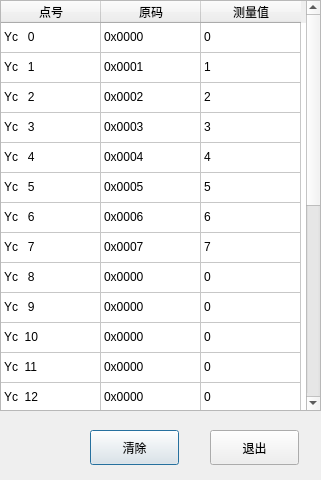
<?xml version="1.0" encoding="UTF-8"?>
<ui version="4.0">
 <class>rtu_telvarmonitor</class>
 <widget class="QDialog" name="rtu_telvarmonitor">
  <property name="geometry">
   <rect>
    <x>0</x>
    <y>0</y>
    <width>321</width>
    <height>480</height>
   </rect>
  </property>
  <property name="windowTitle">
   <string>Dialog</string>
  </property>
  <widget class="QTableWidget" name="tableWidget">
   <property name="geometry">
    <rect>
     <x>0</x>
     <y>0</y>
     <width>321</width>
     <height>411</height>
    </rect>
   </property>
   <property name="selectionMode">
    <enum>QAbstractItemView::SingleSelection</enum>
   </property>
   <attribute name="verticalHeaderVisible">
    <bool>false</bool>
   </attribute>
   <attribute name="verticalHeaderHighlightSections">
    <bool>false</bool>
   </attribute>
   <row>
    <property name="text">
     <string>New Row</string>
    </property>
   </row>
   <row>
    <property name="text">
     <string>New Row</string>
    </property>
   </row>
   <row>
    <property name="text">
     <string>New Row</string>
    </property>
   </row>
   <row>
    <property name="text">
     <string>New Row</string>
    </property>
   </row>
   <row>
    <property name="text">
     <string>New Row</string>
    </property>
   </row>
   <row>
    <property name="text">
     <string>New Row</string>
    </property>
   </row>
   <row>
    <property name="text">
     <string>New Row</string>
    </property>
   </row>
   <row>
    <property name="text">
     <string>New Row</string>
    </property>
   </row>
   <row>
    <property name="text">
     <string>New Row</string>
    </property>
   </row>
   <row>
    <property name="text">
     <string>New Row</string>
    </property>
   </row>
   <row>
    <property name="text">
     <string>New Row</string>
    </property>
   </row>
   <row>
    <property name="text">
     <string>New Row</string>
    </property>
   </row>
   <row>
    <property name="text">
     <string>New Row</string>
    </property>
   </row>
   <row>
    <property name="text">
     <string>New Row</string>
    </property>
   </row>
   <row>
    <property name="text">
     <string>New Row</string>
    </property>
   </row>
   <row>
    <property name="text">
     <string>New Row</string>
    </property>
   </row>
   <row>
    <property name="text">
     <string>New Row</string>
    </property>
   </row>
   <row>
    <property name="text">
     <string>New Row</string>
    </property>
   </row>
   <row>
    <property name="text">
     <string>New Row</string>
    </property>
   </row>
   <row>
    <property name="text">
     <string>New Row</string>
    </property>
   </row>
   <row>
    <property name="text">
     <string>New Row</string>
    </property>
   </row>
   <row>
    <property name="text">
     <string>New Row</string>
    </property>
   </row>
   <row>
    <property name="text">
     <string>New Row</string>
    </property>
   </row>
   <row>
    <property name="text">
     <string>New Row</string>
    </property>
   </row>
   <column>
    <property name="text">
     <string>点号</string>
    </property>
   </column>
   <column>
    <property name="text">
     <string>原码</string>
    </property>
   </column>
   <column>
    <property name="text">
     <string>测量值</string>
    </property>
   </column>
   <item row="0" column="0">
    <property name="text">
     <string>Yc   0</string>
    </property>
   </item>
   <item row="0" column="1">
    <property name="text">
     <string>0x0000</string>
    </property>
   </item>
   <item row="0" column="2">
    <property name="text">
     <string>0</string>
    </property>
   </item>
   <item row="1" column="0">
    <property name="text">
     <string>Yc   1</string>
    </property>
   </item>
   <item row="1" column="1">
    <property name="text">
     <string>0x0001</string>
    </property>
   </item>
   <item row="1" column="2">
    <property name="text">
     <string>1</string>
    </property>
   </item>
   <item row="2" column="0">
    <property name="text">
     <string>Yc   2</string>
    </property>
   </item>
   <item row="2" column="1">
    <property name="text">
     <string>0x0002</string>
    </property>
   </item>
   <item row="2" column="2">
    <property name="text">
     <string>2</string>
    </property>
   </item>
   <item row="3" column="0">
    <property name="text">
     <string>Yc   3</string>
    </property>
   </item>
   <item row="3" column="1">
    <property name="text">
     <string>0x0003</string>
    </property>
   </item>
   <item row="3" column="2">
    <property name="text">
     <string>3</string>
    </property>
   </item>
   <item row="4" column="0">
    <property name="text">
     <string>Yc   4</string>
    </property>
   </item>
   <item row="4" column="1">
    <property name="text">
     <string>0x0004</string>
    </property>
   </item>
   <item row="4" column="2">
    <property name="text">
     <string>4</string>
    </property>
   </item>
   <item row="5" column="0">
    <property name="text">
     <string>Yc   5</string>
    </property>
   </item>
   <item row="5" column="1">
    <property name="text">
     <string>0x0005</string>
    </property>
   </item>
   <item row="5" column="2">
    <property name="text">
     <string>5</string>
    </property>
   </item>
   <item row="6" column="0">
    <property name="text">
     <string>Yc   6</string>
    </property>
   </item>
   <item row="6" column="1">
    <property name="text">
     <string>0x0006</string>
    </property>
   </item>
   <item row="6" column="2">
    <property name="text">
     <string>6</string>
    </property>
   </item>
   <item row="7" column="0">
    <property name="text">
     <string>Yc   7</string>
    </property>
   </item>
   <item row="7" column="1">
    <property name="text">
     <string>0x0007</string>
    </property>
   </item>
   <item row="7" column="2">
    <property name="text">
     <string>7</string>
    </property>
   </item>
   <item row="8" column="0">
    <property name="text">
     <string>Yc   8</string>
    </property>
   </item>
   <item row="8" column="1">
    <property name="text">
     <string>0x0000</string>
    </property>
   </item>
   <item row="8" column="2">
    <property name="text">
     <string>0</string>
    </property>
   </item>
   <item row="9" column="0">
    <property name="text">
     <string>Yc   9</string>
    </property>
   </item>
   <item row="9" column="1">
    <property name="text">
     <string>0x0000</string>
    </property>
   </item>
   <item row="9" column="2">
    <property name="text">
     <string>0</string>
    </property>
   </item>
   <item row="10" column="0">
    <property name="text">
     <string>Yc  10</string>
    </property>
   </item>
   <item row="10" column="1">
    <property name="text">
     <string>0x0000</string>
    </property>
   </item>
   <item row="10" column="2">
    <property name="text">
     <string>0</string>
    </property>
   </item>
   <item row="11" column="0">
    <property name="text">
     <string>Yc  11</string>
    </property>
   </item>
   <item row="11" column="1">
    <property name="text">
     <string>0x0000</string>
    </property>
   </item>
   <item row="11" column="2">
    <property name="text">
     <string>0</string>
    </property>
   </item>
   <item row="12" column="0">
    <property name="text">
     <string>Yc  12</string>
    </property>
   </item>
   <item row="12" column="1">
    <property name="text">
     <string>0x0000</string>
    </property>
   </item>
   <item row="12" column="2">
    <property name="text">
     <string>0</string>
    </property>
   </item>
   <item row="13" column="0">
    <property name="text">
     <string>Yc  13</string>
    </property>
   </item>
   <item row="13" column="1">
    <property name="text">
     <string>0x0000</string>
    </property>
   </item>
   <item row="13" column="2">
    <property name="text">
     <string>0</string>
    </property>
   </item>
   <item row="14" column="0">
    <property name="text">
     <string>Yc  14</string>
    </property>
   </item>
   <item row="14" column="1">
    <property name="text">
     <string>0x0000</string>
    </property>
   </item>
   <item row="14" column="2">
    <property name="text">
     <string>0</string>
    </property>
   </item>
   <item row="15" column="0">
    <property name="text">
     <string>Yc  15</string>
    </property>
   </item>
   <item row="15" column="1">
    <property name="text">
     <string>0x0000</string>
    </property>
   </item>
   <item row="15" column="2">
    <property name="text">
     <string>0</string>
    </property>
   </item>
   <item row="16" column="0">
    <property name="text">
     <string>Yc  16</string>
    </property>
   </item>
   <item row="16" column="1">
    <property name="text">
     <string>0x0000</string>
    </property>
   </item>
   <item row="16" column="2">
    <property name="text">
     <string>0</string>
    </property>
   </item>
   <item row="17" column="0">
    <property name="text">
     <string>Yc  17</string>
    </property>
   </item>
   <item row="17" column="1">
    <property name="text">
     <string>0x0000</string>
    </property>
   </item>
   <item row="17" column="2">
    <property name="text">
     <string>0</string>
    </property>
   </item>
   <item row="18" column="0">
    <property name="text">
     <string>Yc  18</string>
    </property>
   </item>
   <item row="18" column="1">
    <property name="text">
     <string>0x0000</string>
    </property>
   </item>
   <item row="18" column="2">
    <property name="text">
     <string>0</string>
    </property>
   </item>
   <item row="19" column="0">
    <property name="text">
     <string>Yc  19</string>
    </property>
   </item>
   <item row="19" column="1">
    <property name="text">
     <string>0x0000</string>
    </property>
   </item>
   <item row="19" column="2">
    <property name="text">
     <string>0</string>
    </property>
   </item>
   <item row="20" column="0">
    <property name="text">
     <string>Yc  20</string>
    </property>
   </item>
   <item row="20" column="1">
    <property name="text">
     <string>0x0000</string>
    </property>
   </item>
   <item row="20" column="2">
    <property name="text">
     <string>0</string>
    </property>
   </item>
   <item row="21" column="0">
    <property name="text">
     <string>Yc  21</string>
    </property>
   </item>
   <item row="21" column="1">
    <property name="text">
     <string>0x0000</string>
    </property>
   </item>
   <item row="21" column="2">
    <property name="text">
     <string>0</string>
    </property>
   </item>
   <item row="22" column="0">
    <property name="text">
     <string>Yc  22</string>
    </property>
   </item>
   <item row="22" column="1">
    <property name="text">
     <string>0x0000</string>
    </property>
   </item>
   <item row="22" column="2">
    <property name="text">
     <string>0</string>
    </property>
   </item>
   <item row="23" column="0">
    <property name="text">
     <string>Yc  23</string>
    </property>
   </item>
   <item row="23" column="1">
    <property name="text">
     <string>0x0000</string>
    </property>
   </item>
   <item row="23" column="2">
    <property name="text">
     <string>0</string>
    </property>
   </item>
  </widget>
  <widget class="QPushButton" name="pb_clear">
   <property name="geometry">
    <rect>
     <x>90</x>
     <y>430</y>
     <width>89</width>
     <height>35</height>
    </rect>
   </property>
   <property name="text">
    <string>清除</string>
   </property>
  </widget>
  <widget class="QPushButton" name="pb_quit">
   <property name="geometry">
    <rect>
     <x>210</x>
     <y>430</y>
     <width>89</width>
     <height>35</height>
    </rect>
   </property>
   <property name="text">
    <string>退出</string>
   </property>
  </widget>
 </widget>
 <resources/>
 <connections/>
</ui>
